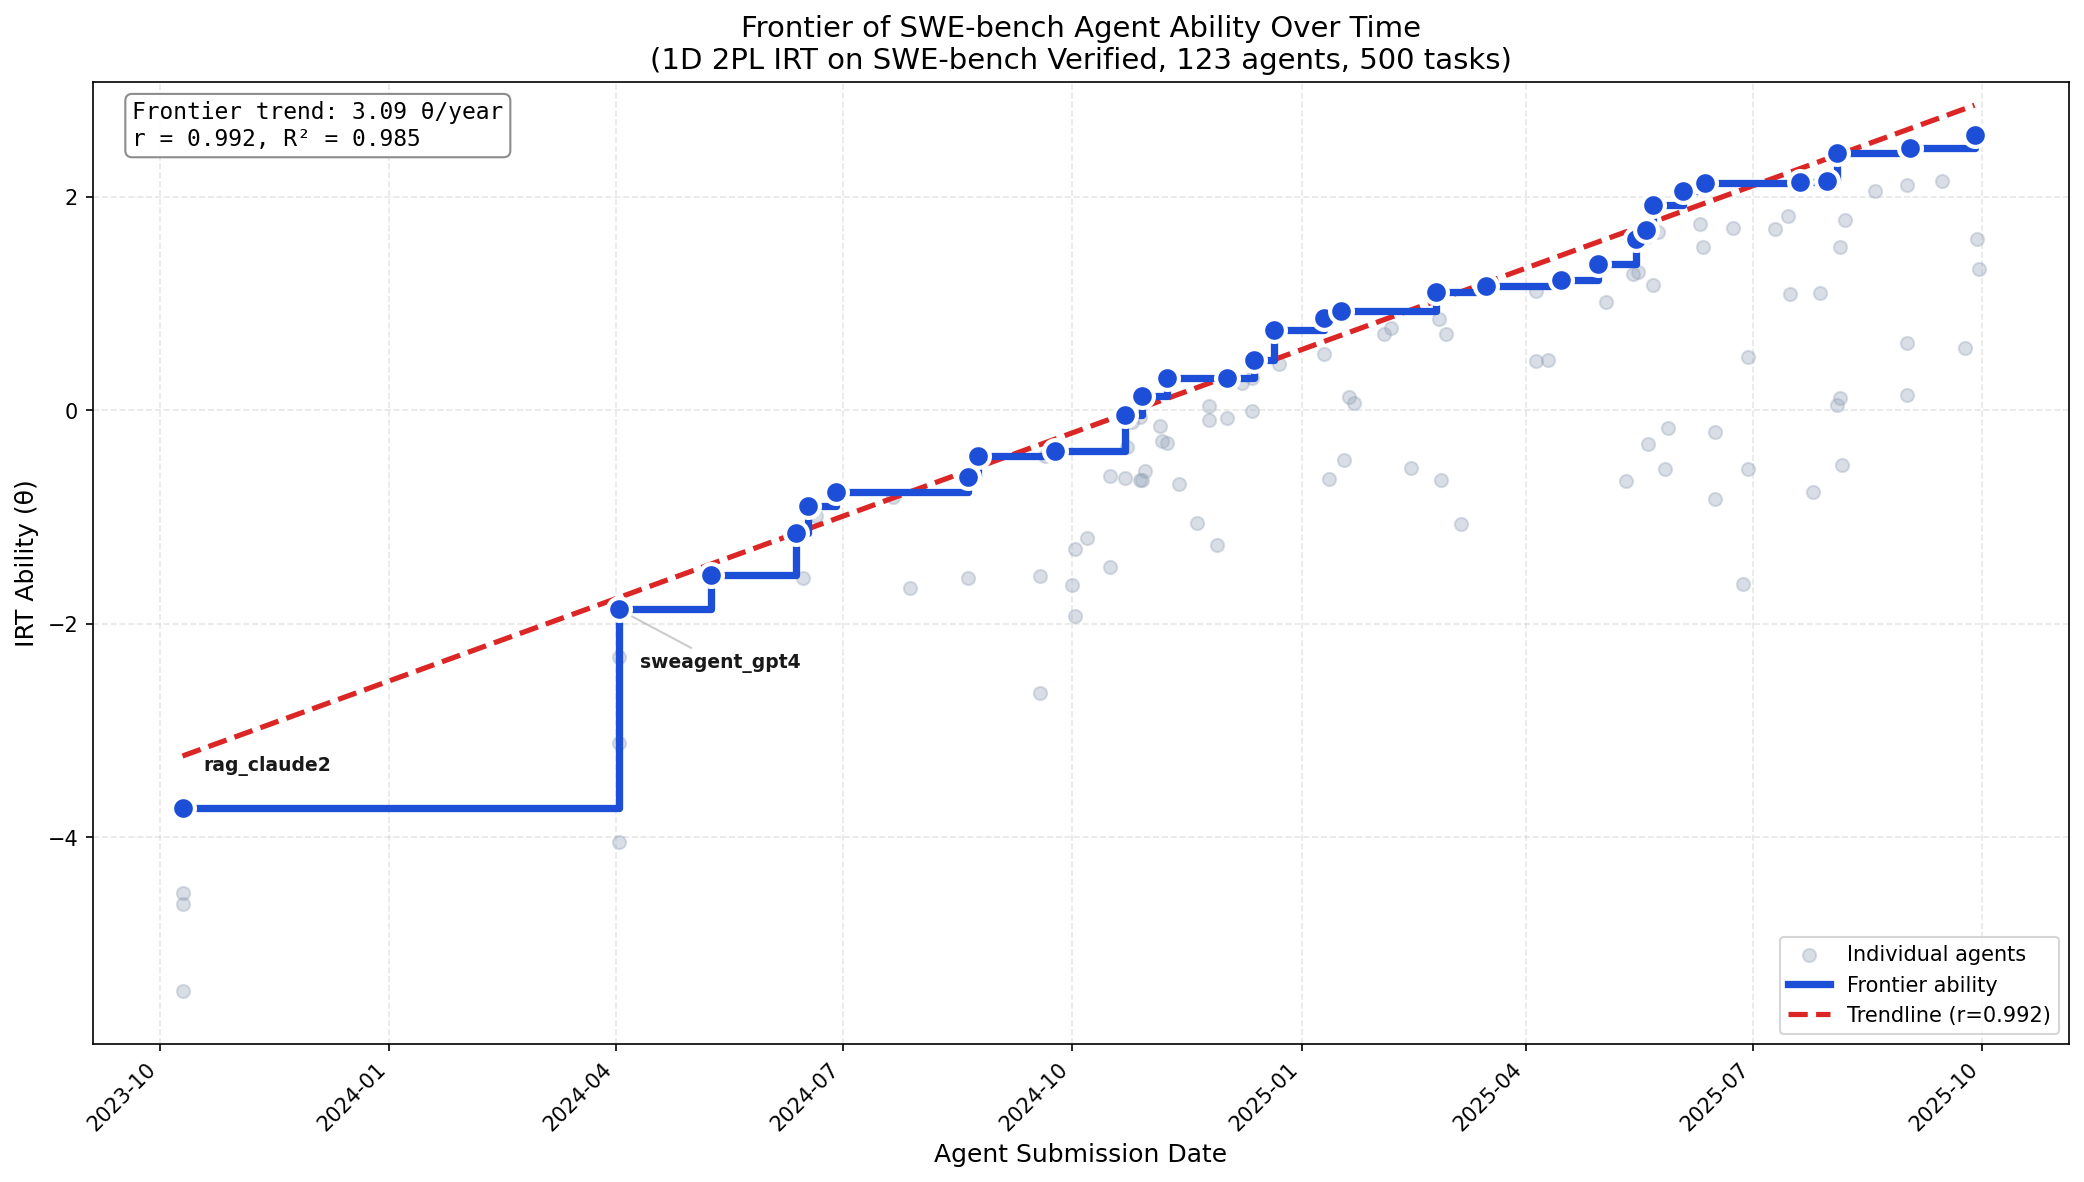

This figure's Python source:
"""
Plot the frontier of model abilities over time.

X-axis: Date (agent submission date from YYYYMMDD prefix)
Y-axis: Highest IRT ability score of any agent submitted before that date

Note: Uses agent submission dates as proxy for "when capability was available",
since this captures both model improvements AND scaffolding improvements.
"""

import pandas as pd
import matplotlib.pyplot as plt
import matplotlib.dates as mdates
from datetime import datetime
import numpy as np

# Load IRT abilities
abilities = pd.read_csv(
    "/Users/chrisge/Downloads/model_irt/chris_output/clean_data/swebench_verified_20250930_full/1d/abilities.csv",
    index_col=0
)


def extract_submission_date(agent_name: str) -> datetime | None:
    """Extract the submission date from agent name (YYYYMMDD prefix)."""
    try:
        date_str = agent_name[:8]
        return datetime.strptime(date_str, "%Y%m%d")
    except (ValueError, IndexError):
        return None


def get_short_name(agent_name: str) -> str:
    """Get a shortened display name for an agent."""
    # Remove date prefix
    name = agent_name[9:] if len(agent_name) > 9 else agent_name
    # Truncate if too long
    if len(name) > 35:
        name = name[:32] + "..."
    return name


# Build dataframe with submission dates
agent_data = []
for agent_name in abilities.index:
    theta = abilities.loc[agent_name, "theta"]
    submission_date = extract_submission_date(agent_name)

    if submission_date:
        agent_data.append({
            "agent": agent_name,
            "short_name": get_short_name(agent_name),
            "theta": theta,
            "submission_date": submission_date,
        })
    else:
        print(f"Could not extract date from agent: {agent_name}")

df = pd.DataFrame(agent_data)
print(f"Parsed {len(df)} agents with submission dates")

# Sort by submission date
df = df.sort_values("submission_date")

# For each unique date, find the maximum ability of agents submitted on or before that date
df_grouped = df.groupby("submission_date").agg({
    "theta": "max",
    "short_name": lambda x: list(x),
    "agent": lambda x: list(x),
}).reset_index()

df_grouped = df_grouped.sort_values("submission_date")
df_grouped["frontier_theta"] = df_grouped["theta"].cummax()

# Track which agent achieved the frontier
frontier_agents = []
current_max = float("-inf")
current_agent = None
for _, row in df_grouped.iterrows():
    if row["theta"] > current_max:
        current_max = row["theta"]
        # Find the agent with max theta on this date
        for agent, name in zip(row["agent"], row["short_name"]):
            if abilities.loc[agent, "theta"] == row["theta"]:
                current_agent = name
                break
    frontier_agents.append(current_agent)
df_grouped["frontier_agent"] = frontier_agents

print("\n" + "="*80)
print("Frontier progression:")
print("="*80)
prev_frontier = None
for _, row in df_grouped.iterrows():
    if row["frontier_theta"] != prev_frontier:
        print(f"{row['submission_date'].strftime('%Y-%m-%d')}: θ = {row['frontier_theta']:.3f} ({row['frontier_agent']})")
        prev_frontier = row["frontier_theta"]

# Create the plot
fig, ax = plt.subplots(figsize=(14, 8))

# Plot all individual agents as faded points
ax.scatter(df["submission_date"], df["theta"],
           alpha=0.35, s=40, color="#94a3b8", label="Individual agents", zorder=2)

# Plot the frontier as a step function - make it very prominent
ax.step(df_grouped["submission_date"], df_grouped["frontier_theta"],
        where="post", linewidth=3.5, color="#1d4ed8", label="Frontier ability", zorder=4)

# Mark each frontier improvement with a larger point
frontier_changes = df_grouped[df_grouped["frontier_theta"].diff().fillna(1) > 0].copy()
ax.scatter(frontier_changes["submission_date"], frontier_changes["frontier_theta"],
           s=120, color="#1d4ed8", zorder=5, edgecolors="white", linewidths=2)

# Compute linear regression on frontier data
from scipy import stats

# Convert dates to numeric (days since first date)
frontier_dates = frontier_changes["submission_date"]
first_date = frontier_dates.min()
frontier_x = np.array([(d - first_date).days for d in frontier_dates])
frontier_y = frontier_changes["frontier_theta"].values

# Linear regression
slope, intercept, r_value, p_value, std_err = stats.linregress(frontier_x, frontier_y)

print(f"\nLinear regression on frontier:")
print(f"  Slope: {slope:.4f} θ/day = {slope * 365:.2f} θ/year")
print(f"  Intercept: {intercept:.3f}")
print(f"  R-value: {r_value:.4f}")
print(f"  R²: {r_value**2:.4f}")
print(f"  p-value: {p_value:.2e}")

# Plot the trendline
trendline_x = np.array([frontier_x.min(), frontier_x.max()])
trendline_y = slope * trendline_x + intercept
trendline_dates = [first_date + pd.Timedelta(days=int(x)) for x in trendline_x]
ax.plot(trendline_dates, trendline_y,
        linewidth=2.5, color="#dc2626", linestyle="--",
        label=f"Trendline (r={r_value:.3f})", zorder=3)

# Add labels for frontier agents (only label significant jumps to avoid clutter)
min_jump = 0.5  # Only label jumps > 0.5 theta
frontier_changes["jump"] = frontier_changes["frontier_theta"].diff().fillna(10)
significant_changes = frontier_changes[frontier_changes["jump"] > min_jump]

for i, (_, row) in enumerate(significant_changes.iterrows()):
    # Alternate label positions to reduce overlap
    offset_y = 18 if i % 2 == 0 else -28
    ax.annotate(row["frontier_agent"],
                (row["submission_date"], row["frontier_theta"]),
                textcoords="offset points",
                xytext=(10, offset_y),
                fontsize=9,
                fontweight="bold",
                alpha=0.9,
                bbox=dict(boxstyle="round,pad=0.2", facecolor="white", edgecolor="none", alpha=0.7),
                arrowprops=dict(arrowstyle="-", alpha=0.4, color="gray") if abs(offset_y) > 18 else None)

# Add annotation with regression stats
stats_text = f"Frontier trend: {slope * 365:.2f} θ/year\nr = {r_value:.3f}, R² = {r_value**2:.3f}"
ax.text(0.02, 0.98, stats_text, transform=ax.transAxes, fontsize=11,
        verticalalignment='top', fontfamily='monospace',
        bbox=dict(boxstyle='round', facecolor='white', edgecolor='gray', alpha=0.9))

# Formatting
ax.set_xlabel("Agent Submission Date", fontsize=12)
ax.set_ylabel("IRT Ability (θ)", fontsize=12)
ax.set_title("Frontier of SWE-bench Agent Ability Over Time\n(1D 2PL IRT on SWE-bench Verified, 123 agents, 500 tasks)", fontsize=14)

# Format x-axis dates
ax.xaxis.set_major_formatter(mdates.DateFormatter("%Y-%m"))
ax.xaxis.set_major_locator(mdates.MonthLocator(interval=3))
plt.xticks(rotation=45, ha="right")

# Add grid
ax.grid(True, alpha=0.3, linestyle="--")
ax.set_axisbelow(True)

# Set y-axis limits with some padding
y_min, y_max = df["theta"].min(), df["theta"].max()
ax.set_ylim(y_min - 0.5, y_max + 0.5)

# Legend
ax.legend(loc="lower right", fontsize=10)

# Tight layout
plt.tight_layout()

# Save
output_path = "/Users/chrisge/Downloads/model_irt/chris_output/figures/frontier_ability_over_time.png"
plt.savefig(output_path, dpi=150, bbox_inches="tight")
print(f"\nSaved plot to: {output_path}")

# Also save as PDF for paper quality
output_pdf = "/Users/chrisge/Downloads/model_irt/chris_output/figures/frontier_ability_over_time.pdf"
plt.savefig(output_pdf, bbox_inches="tight")
print(f"Saved PDF to: {output_pdf}")

plt.show()
